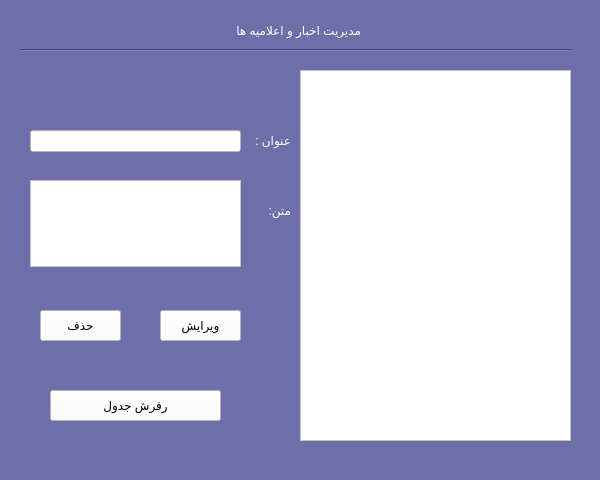
<?xml version="1.0" encoding="UTF-8"?>
<ui version="4.0">
 <class>admin_showallnews</class>
 <widget class="QWidget" name="admin_showallnews">
  <property name="geometry">
   <rect>
    <x>0</x>
    <y>0</y>
    <width>600</width>
    <height>480</height>
   </rect>
  </property>
  <property name="windowTitle">
   <string>مدیریت اخبار و اعلامیه ها</string>
  </property>
  <property name="styleSheet">
   <string notr="true">background-color:rgb(110, 110, 170)</string>
  </property>
  <widget class="QTableView" name="tableView_News">
   <property name="geometry">
    <rect>
     <x>300</x>
     <y>70</y>
     <width>271</width>
     <height>371</height>
    </rect>
   </property>
   <property name="styleSheet">
    <string notr="true">background-color: white
</string>
   </property>
   <property name="selectionMode">
    <enum>QAbstractItemView::ExtendedSelection</enum>
   </property>
   <property name="selectionBehavior">
    <enum>QAbstractItemView::SelectRows</enum>
   </property>
  </widget>
  <widget class="QLabel" name="label_7">
   <property name="geometry">
    <rect>
     <x>240</x>
     <y>130</y>
     <width>51</width>
     <height>20</height>
    </rect>
   </property>
   <property name="styleSheet">
    <string notr="true">color : white;</string>
   </property>
   <property name="text">
    <string>عنوان :</string>
   </property>
  </widget>
  <widget class="QPlainTextEdit" name="plainTextEdit">
   <property name="geometry">
    <rect>
     <x>30</x>
     <y>180</y>
     <width>211</width>
     <height>87</height>
    </rect>
   </property>
   <property name="styleSheet">
    <string notr="true">background-color: white
</string>
   </property>
  </widget>
  <widget class="QLineEdit" name="lineEdit_subject">
   <property name="geometry">
    <rect>
     <x>30</x>
     <y>130</y>
     <width>211</width>
     <height>22</height>
    </rect>
   </property>
   <property name="styleSheet">
    <string notr="true">background-color: white
</string>
   </property>
  </widget>
  <widget class="Line" name="line">
   <property name="geometry">
    <rect>
     <x>20</x>
     <y>40</y>
     <width>551</width>
     <height>20</height>
    </rect>
   </property>
   <property name="orientation">
    <enum>Qt::Horizontal</enum>
   </property>
  </widget>
  <widget class="QPushButton" name="pushButton_savechange">
   <property name="geometry">
    <rect>
     <x>160</x>
     <y>310</y>
     <width>81</width>
     <height>31</height>
    </rect>
   </property>
   <property name="styleSheet">
    <string notr="true">background-color:white;
color: rgb(0, 0, 0);</string>
   </property>
   <property name="text">
    <string>ویرایش</string>
   </property>
  </widget>
  <widget class="QLabel" name="label_Post">
   <property name="geometry">
    <rect>
     <x>210</x>
     <y>20</y>
     <width>151</width>
     <height>20</height>
    </rect>
   </property>
   <property name="styleSheet">
    <string notr="true">color : white;</string>
   </property>
   <property name="text">
    <string>مدیریت اخبار و اعلامیه ها</string>
   </property>
  </widget>
  <widget class="QLabel" name="label_8">
   <property name="geometry">
    <rect>
     <x>260</x>
     <y>200</y>
     <width>31</width>
     <height>20</height>
    </rect>
   </property>
   <property name="styleSheet">
    <string notr="true">color : white;</string>
   </property>
   <property name="text">
    <string>متن:</string>
   </property>
  </widget>
  <widget class="QPushButton" name="pushButton_savechange_2">
   <property name="geometry">
    <rect>
     <x>50</x>
     <y>390</y>
     <width>171</width>
     <height>31</height>
    </rect>
   </property>
   <property name="styleSheet">
    <string notr="true">background-color:white;
color: rgb(0, 0, 0);</string>
   </property>
   <property name="text">
    <string>رفرش جدول</string>
   </property>
  </widget>
  <widget class="QPushButton" name="pushButton_savechange_3">
   <property name="geometry">
    <rect>
     <x>40</x>
     <y>310</y>
     <width>81</width>
     <height>31</height>
    </rect>
   </property>
   <property name="styleSheet">
    <string notr="true">background-color:white;
color: rgb(0, 0, 0);</string>
   </property>
   <property name="text">
    <string>حذف</string>
   </property>
  </widget>
 </widget>
 <resources/>
 <connections/>
</ui>
